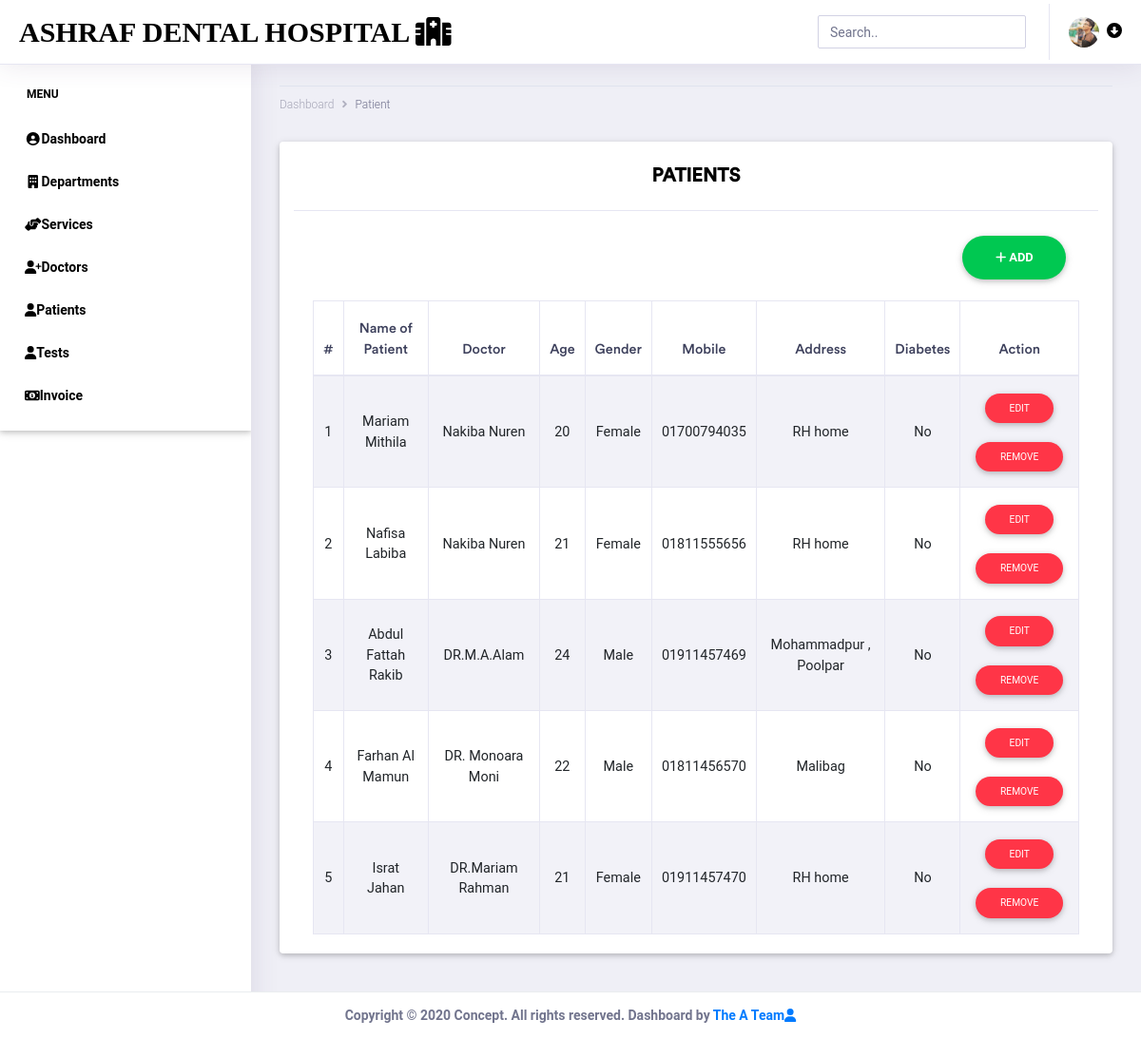
Before: /patients/ (signed in) with the older database file.
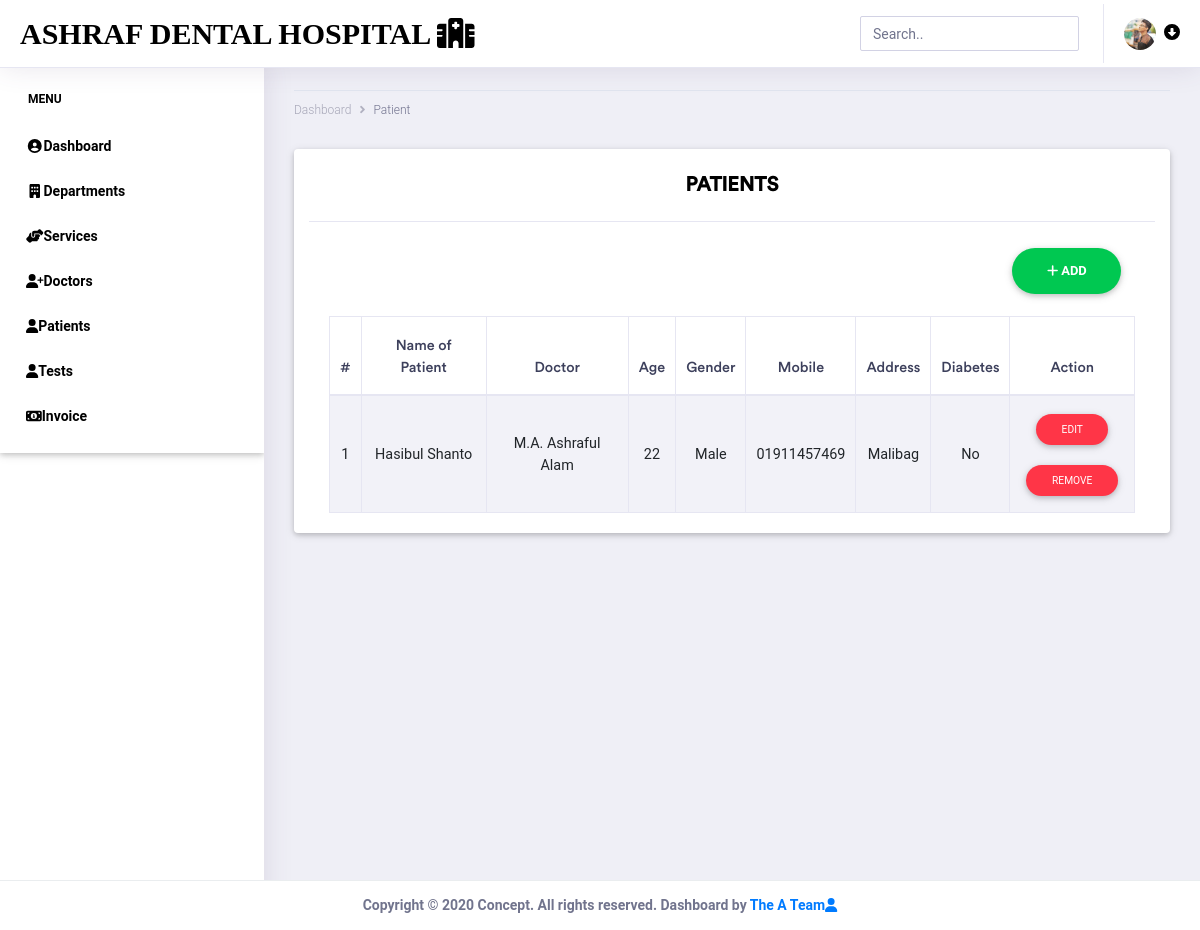
After: the same page with the newer database file.
### patient_app/models.py (models this page shows, shortened)
class Patient (models.Model):
    doctor = models.ForeignKey(Doctor, related_name='patients', on_delete=models.CASCADE)
    name = models.CharField(max_length=128)
    age = models.CharField(max_length=512)
    gender = models.CharField(max_length=512)
    phone = models.CharField(max_length=20)
    address = models.CharField(max_length=200, default='')
    MedNAme = models.CharField(max_length=300, default='')
    complain = models.TextField(max_length=250, default='')
    observation = models.TextField(max_length=250, default='')
    advice = models.CharField(max_length=200, default='')
    dose = models.CharField(max_length=20, default='')
    duration = models.CharField(max_length=20, default='')
    date = models.DateTimeField(default=datetime.datetime.now())
    diabetes = models.BooleanField(default=False)
    blood_group = models.CharField(max_length=15, default='')

### doctor_app/models.py (models this page shows)
class Doctor(models.Model):
    department = models.ForeignKey(Department, related_name='doctors', on_delete=models.CASCADE)
    name = models.CharField(max_length=128)
    phone = models.CharField(max_length=20)
    email = models.EmailField(default='')
    description = models.TextField(max_length=512)
    def __str__(self):
        return self.name

### patient_app/views.py (the view)
# urls.py: path('patients/', include('patient_app.urls')),
@login_required(login_url="/")
def patients(request):
    p = Patient.objects.all()
    context = {'patient': p}
    return render(request, 'patients.html',context)

### templates/patients.html (shortened to what this page needs)
<!doctype html>
<html lang="en">
<head>
    <link rel="stylesheet" href="/static/assets/vendor/bootstrap/css/bootstrap.min.css">
    <link href="/static/assets/vendor/fonts/circular-std/style.css" rel="stylesheet">
    <link rel="stylesheet" href="/static/assets/libs/css/style.css">
    <link rel="stylesheet" href="/static/assets/vendor/fonts/fontawesome/css/fontawesome-all.css">
    <link rel="stylesheet" href="/static/assets/vendor/charts/chartist-bundle/chartist.css">
    <link rel="stylesheet" href="/static/assets/vendor/charts/morris-bundle/morris.css">
    <link rel="stylesheet" href="/static/assets/vendor/fonts/material-design-iconic-font/css/materialdesignicons.min.css">
    <link rel="stylesheet" href="/static/assets/vendor/charts/c3charts/c3.css">
    <link rel="stylesheet" href="/static/assets/vendor/fonts/flag-icon-css/flag-icon.min.css">
    <link rel="stylesheet" href="/static/assets/libs/css/mdb.min.css" >
    <link rel="stylesheet" href="/static/assets/libs/css/animate-3.7.0.css">
    <link rel="stylesheet" href="/static/assets/libs/css/owl-carousel.min.css">
    <link rel="stylesheet" href="/static/assets/libs/css/mdb.min.css">
    <link rel="stylesheet" href="/static/assets/libs/css/all.css">
</head>
<body>
    <div class="dashboard-main-wrapper">
        <div class="dashboard-header">
            <nav class="navbar navbar-expand-lg bg-white fixed-top">
                <a class="navbar-brand" href="{% url 'home' %}"><font class="font-weight-bold" color="black" style="font-family: 'Poor Richard',serif">Ashraf Dental Hospital <i class="fa fa-hospital-alt"></i></font></a>
                <div class="collapse navbar-collapse " id="navbarSupportedContent">
                    <ul class="navbar-nav ml-auto navbar-right-top">
                        <li class="nav-item">
                            <div id="custom-search" class="top-search-bar">
                                <input class="form-control" type="text" placeholder="Search..">
                            </div>
                        </li>
                        <form action="{% url 'logout'%}" method="post">
                        <li class="nav-item dropdown nav-user">
                            <a class="nav-link nav-user-img" href="#" id="navbarDropdownMenuLink2" data-toggle="dropdown" aria-haspopup="true" aria-expanded="false"><img src="/static/assets/images/admin1.jpg" alt="" class="user-avatar-md rounded-circle"><i class="fas fa-arrow-alt-circle-down ml-2" style="color: black"></i></a>
                        </form>
                    </ul>
                </div>
            </nav>
        </div>
        <div class="nav-left-sidebar">
            <div class="menu-list">
                <nav class="navbar navbar-expand-lg navbar-light font-weight-bold">
                    <div class="collapse navbar-collapse" id="navbarNav">
                        <ul class="navbar-nav flex-column">
                            <li class="nav-divider">
                                <font class="font-weight-bold" color="black">Menu</font>
                            </li>
                            <li class="nav-item">
                                <a class="nav-link" href="{% url 'home' %}"><i class="fa fa-fw fa-user-circle"></i>Dashboard</a>
                            </li>
                            <li class="nav-item">
                                <a class="nav-link" href="{% url 'departments' %}" ><i class="fa fa-fw fa-building"></i>Departments</a>
                            </li>
                            <li class="nav-item">
                                <a class="nav-link" href="{% url 'services' %}"><i class="fas fa-fw fa-hands-helping"></i>Services</a>
                            </li>
                            <li class="nav-item ">
                                <a class="nav-link" href="{% url 'doctors' %}"><i class="fas fa-user-plus"></i>Doctors</a>
                            </li>
                            <li class="nav-item">
                                <a class="nav-link" href="{% url 'patients' %}" ><i class="fas fa-user"></i>Patients</a>
                            </li>
                            <li class="nav-item">
                                <a class="nav-link" href="{% url 'tests' %}" ><i class="fas fa-user"></i>Tests</a>
                            </li>
                            <li class="nav-item">
                                <a class="nav-link" href="{% url 'invoice' %}" ><i class="fas fa-money-bill-alt"></i>Invoice</a>
                            </li>
                        </ul>
                    </div>
                </nav>
            </div>
        </div>
        <div class="dashboard-wrapper">
            <div class="dashboard-ecommerce">
                <div class="container-fluid dashboard-content ">
                    <div class="row">
                        <div class="col-xl-12 col-lg-12 col-md-12 col-sm-12 col-12">
                            <div class="page-header">
                                <div class="page-breadcrumb">
                                    <nav aria-label="breadcrumb">
                                        <ol class="breadcrumb">
                                            <li class="breadcrumb-item"><a href="{% url 'home' %}" class="breadcrumb-link">Dashboard</a></li>
                                            <li class="breadcrumb-item active" aria-current="page">Patient</li>
                                        </ol>
                                    </nav>
                                </div>
                            </div>
                        </div>
                    </div>
            <section class="contact-section area-padding">
                <div class="container card">
                  <h3 class="card-header text-center font-weight-bold text-uppercase py-4"><font color="black">Patients</font></h3>
                  <div class="card-body">
                    <div id="table" class="table-editable">
                      <span class="table-add float-right mb-3 mr-2"><a href="{% url 'addpatient' %}" class="btn btn-success btn-rounded font-weight-bold" data-target="#orangeModalSubscription"><i class="fas fa-plus"></i> ADD</a>
                      </span>
                      <table class="table table-bordered table-responsive-md table-striped text-center">
                        <thead>
                          <tr>
                            <th class="text-center" color="black">#</th>
                            <th class="text-center" color="black">Name of Patient</th>
                            <th class="text-center" color="black">Doctor</th>
                            <th class="text-center" color="black">Age</th>
                              <th class="text-center" color="black">Gender</th>
                              <th class="text-center" color="black">Mobile</th>
                              <th class="text-center" color="black">Address</th>
                              <th class="text-center" color="black">Diabetes</th>
                              <th class="text-center" color="black">Action</th>
                          </tr>
                        </thead>
                        <tbody>
                          {% for val in patient%}
                             <tr>
                                <td class="pt-3-half"  color="black">{{ val.pk }}</td>
                                <td class="pt-3-half"  color="black">{{ val.name }}</td>
                                 <td class="pt-3-half"  color="black">{{ val.doctor }}</td>
                                 <td class="pt-3-half"  color="black">{{ val.age }}</td>
                                 <td class="pt-3-half"  color="black">{{ val.gender }}</td>
                                 <td class="pt-3-half"  color="black">{{ val.phone }}</td>
                                 <td class="pt-3-half"  color="black">{{ val.address }}</td>
                                  {% if val.diabetes == False %}
                              <td class="pt-3-half"  color="black">No</td>
                              {% endif %}
                                <td>
                                    <span class="table-edit">
                                <button type="button" class="btn btn-danger btn-rounded btn-sm my-0">Edit</button>
                              </span><p></p>
                                  <span class="table-remove">
                                    <button type="button" class="btn btn-danger btn-rounded btn-sm my-0">Remove</button>
                                  </span>
                                </td>
                              </tr>
                           {% endfor %}
                        </tbody>
                      </table>
                    </div>
                  </div>
                </div>
            </section>
           <section class="contact-section area-padding">
             <div class="footer fixed-bottom">
                <div class="container-fluid d-flex justify-content-center">
                    <div class="row">
                        <div class="font-weight-bold text-center">
                                Copyright © 2020 Concept. All rights reserved. Dashboard by <a href=""> The A Team<i class="fas fa-user"></i></a>
                        </div>
                    </div>
                </div>
            </div>
           </section>
        </div>
    </div>
        </div>
    </div>
</body>
</html>

Changed rows visible on the page:
removed Patient: pk "2", name "Nafisa Labiba", doctor "Nakiba Nuren", age "21", gender "Female", phone "01811555656", address "RH home", diabetes "No"
removed Patient: pk "3", name "Abdul Fattah Rakib", doctor "DR.M.A.Alam", age "24", gender "Male", phone "01911457469", address "Mohammadpur , Poolpar", diabetes "No"
removed Patient: pk "4", name "Farhan Al Mamun", doctor "DR. Monoara Moni", age "22", gender "Male", phone "01811456570", address "Malibag", diabetes "No"
removed Patient: pk "5", name "Israt Jahan", doctor "DR.Mariam Rahman", age "21", gender "Female", phone "01911457470", address "RH home", diabetes "No"
changed Patient id 1: name "Mariam Mithila" → "Hasibul Shanto"; doctor "Nakiba Nuren" → "M.A. Ashraful Alam"; age "20" → "22"; gender "Female" → "Male"; phone "01700794035" → "01911457469"; address "RH home" → "Malibag"
